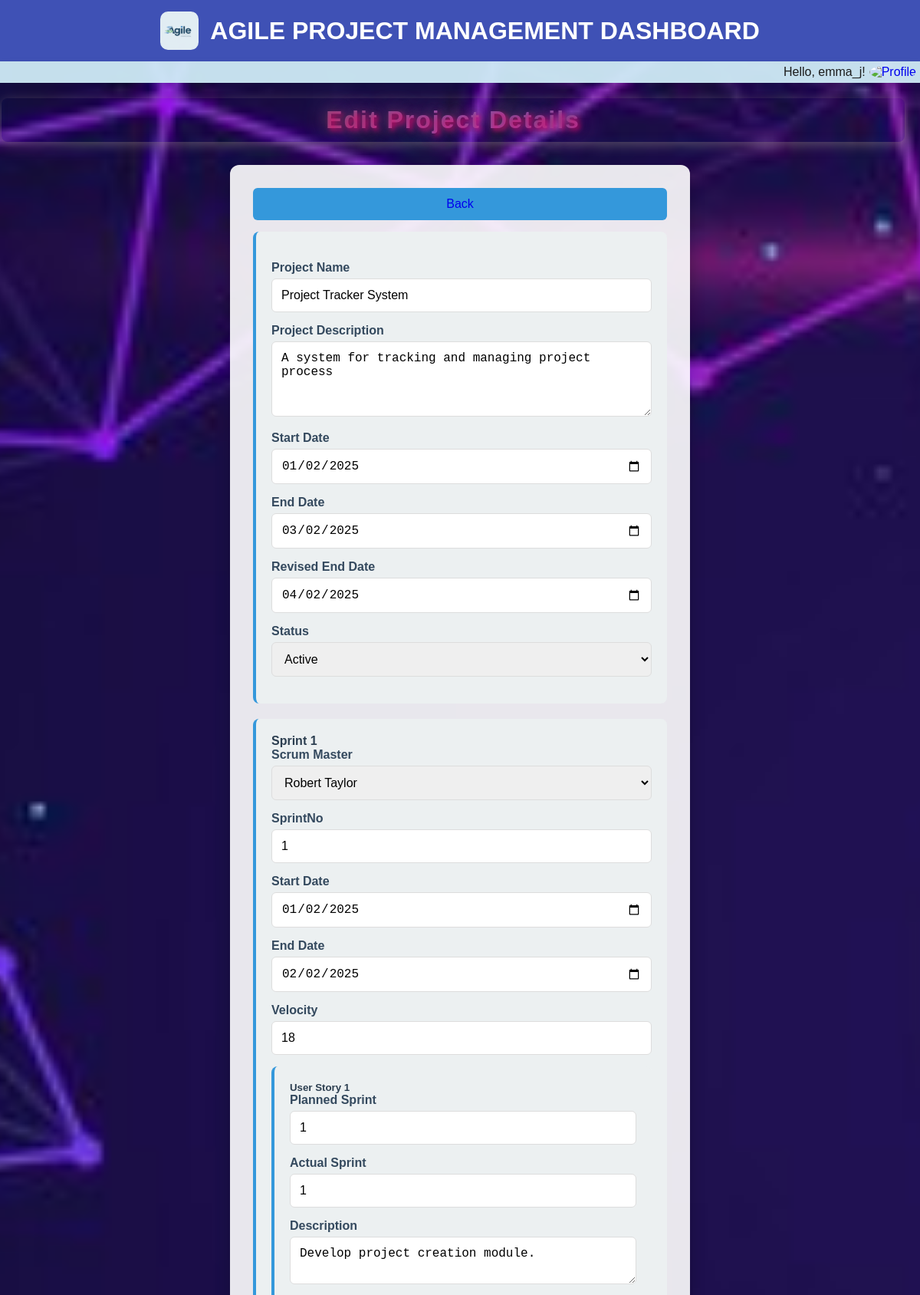
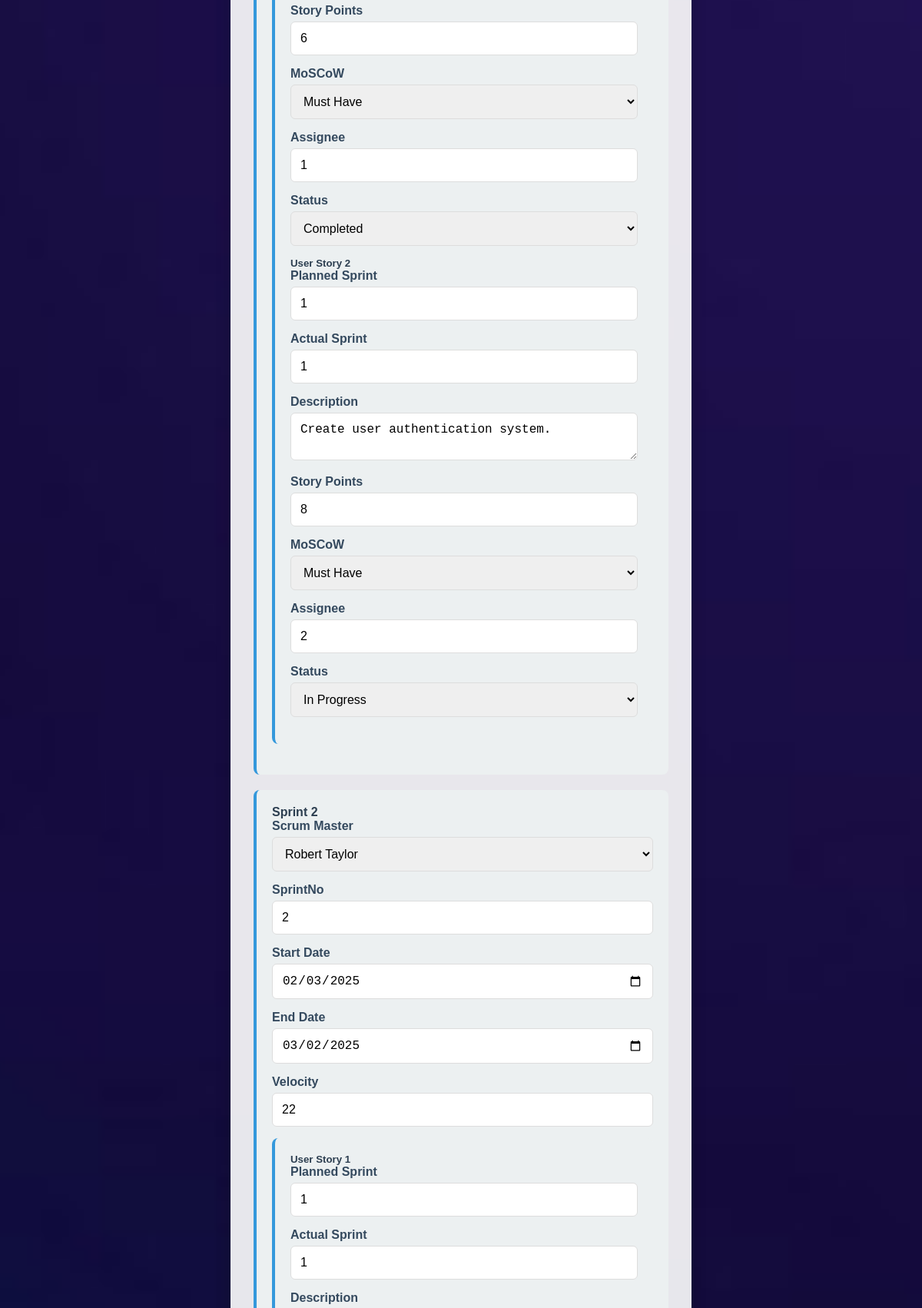
Screenshot of /editproject/1 (signed in, upper part) with the database file from the repository (2 pictures, top to bottom).
### models.py (models this page shows, shortened)
class ProjectDetails(db.Model):
    __tablename__ = 'ProjectDetails'
    ProjectId = db.Column(db.Integer, primary_key=True, autoincrement=True)
    ProductOwnerId = db.Column(db.Integer, db.ForeignKey('ProductOwner.ProductOwnerId'), nullable=False)
    ProjectName = db.Column(db.String(255), nullable=False)
    ProjectDescription = db.Column(db.Text)
    StartDate = db.Column(db.Date, nullable=False)
    EndDate = db.Column(db.Date, nullable=False)
    RevisedEndDate = db.Column(db.Date)
    Status = db.Column(db.String(100), default="Not Started")
    sprints = db.relationship('SprintCalendar', backref='project', lazy=True)
    user_stories = db.relationship('UserStories', backref='project', lazy=True)

class SprintCalendar(db.Model):
    __tablename__ = 'SprintCalendar'
    SprintId = db.Column(db.Integer, primary_key=True, autoincrement=True)
    ProjectId = db.Column(db.Integer, db.ForeignKey('ProjectDetails.ProjectId'), nullable=False)
    ScrumMasterID = db.Column(db.Integer, db.ForeignKey('ScrumMasters.ScrumMasterID'), nullable=True)
    SprintNo = db.Column(db.Integer, nullable=True)
    StartDate = db.Column(db.Date, nullable=False)
    EndDate = db.Column(db.Date, nullable=False)
    Velocity = db.Column(db.Integer, default=0)
    scrum_master = db.relationship('ScrumMasters', backref='sprints')
    user_stories = db.relationship('UserStories', backref='sprint', lazy=True)

class UserStories(db.Model):
    __tablename__ = 'UserStories'
    UserStoryID = db.Column(db.Integer, primary_key=True, autoincrement=True)
    ProjectId = db.Column(db.Integer, db.ForeignKey('ProjectDetails.ProjectId'), nullable=False)
    SprintId = db.Column(db.Integer, db.ForeignKey('SprintCalendar.SprintId'), nullable=True)
    PlannedSprint = db.Column(db.Integer, nullable=False)
    ActualSprint = db.Column(db.Integer, nullable=False)
    Description = db.Column(db.Text, nullable=False)
    StoryPoint = db.Column(db.Integer, nullable=False)
    MOSCOW = db.Column(db.String(50), nullable=False)
    Assignee = db.Column(db.String(255))
    Status = db.Column(db.String(100), default="Not Started")

### main.py (the view, shortened to what this page needs)
@app.route("/editproject/<int:project_id>", methods=["GET", "POST"])
def edit_project(project_id):
    if request.method == "GET":
        try:
            project = ProjectDetails.query.filter_by(ProjectId=project_id).first()
            scrum_masters = get_all_scrum_masters()
            print(scrum_masters)
            if not project:
                return jsonify({"error": "Project not found"}), 404
            project_data = {
                "ProjectId": project.ProjectId,
                "ProductOwnerId": project.ProductOwnerId,
                "ProjectName": project.ProjectName,
                "ProjectDescription": project.ProjectDescription,
                "StartDate": project.StartDate,
                "EndDate": project.EndDate,
                "RevisedEndDate": project.RevisedEndDate,
                'Status':project.Status,
                "sprints": [
                    {
                        "SprintId": sprint.SprintId,
                        "SprintNo": sprint.SprintNo,
                        "ScrumMasterID": sprint.ScrumMasterID,
                        "StartDate": sprint.StartDate,
                        "EndDate": sprint.EndDate,
                        "Velocity": sprint.Velocity,
                        "user_stories": [
                            {
                                "PlannedSprint": story.PlannedSprint,
                                "ActualSprint": story.ActualSprint,
                                "Description": story.Description,
                                "StoryPoint": story.StoryPoint,
                                "MOSCOW": story.MOSCOW,
                                "Assignee": story.Assignee,
                                "Status": story.Status,
                            }
                            for story in sprint.user_stories
                        ],
                    }
                    for sprint in project.sprints
                ],
            }
            print(session['role'],session['uid'])
            return render_template(
                "edit_project.html",
                project=project_data,
                scrum_masters=scrum_masters,
                user_name=session['username'],
                user_role=session['role'],
                user_id=session['uid']
            )
        except Exception as e:
            return jsonify({"error": str(e)}), 500
    return render_template(
        "edit_project.html", project=project, scrum_masters=scrum_masters
    )

### main.py (called while the page is built)
def get_all_scrum_masters():
    scrum_masters = ScrumMasters.query.all()  # Assuming ScrumMaster is your model
    return [{"id": sm.ScrumMasterID, "name": sm.Name} for sm in scrum_masters]

### templates/edit_project.html (shortened to what this page needs)
<!DOCTYPE html>
<html lang="en">
<head>
    <link rel="stylesheet" type="text/css" href="{{ url_for('static', filename='css/edit.css') }}">
</head>
<body>
        <div class="header">
            <img
                  src="{{ url_for('static',filename='images/logo3.jpg') }}"
                  alt="Logo"
                  class="profile-pic"
              />
          <h1>AGILE PROJECT MANAGEMENT DASHBOARD</h1>
        </div>
        <div class="top-bar">
          <div class="greeting">
            <span>Hello, {{ user_name }}!</span>
            <div class="dropdown">
              <a href="{{url_for('auth.login')}}"
                ><img
                  src="{{ url_for('static', filename=current_user.profile_picture) }}"
                  alt="Profile"
                  class="profile-pic"
              /></a>
            </div>
          </div>
        </div>
    <div id="form-container">
        <h1 id="edit">Edit Project Details</h1>
        <form method="POST">
            <button class="back-button"><a href="/projects/{{user_role}}/{{user_id}}">Back</a></button>
            <div class="sprint-section">
                <br/>
                <label for="project_name">Project Name</label>
                <input type="text" id="project_name" name="project_name" value="{{ project['ProjectName'] }}" required>
                <label for="project_description">Project Description</label>
                <textarea id="project_description" name="project_description" rows="4" required>{{ project['ProjectDescription'] }}</textarea>
                <label for="start_date">Start Date</label>
                <input type="date" id="start_date" name="start_date" value="{{ project['StartDate'] }}" required>
                <label for="end_date">End Date</label>
                <input type="date" id="end_date" name="end_date" value="{{ project['EndDate'] }}" required>
                <label for="revised_end_date">Revised End Date</label>
                <input type="date" id="revised_end_date" name="revised_end_date" value="{{ project['RevisedEndDate'] }}" >
                <label for="status">Status</label>
                <select id="status" name="status" required>
                    <option value="Active" {% if project['Status'] == 'Active' %}selected{% endif %}>Active</option>
                </select>
            </div>
            <div id="sprints-container">
                {% for sprint in project['sprints'] %}
                <div class="sprint-section" id="sprint-{{ loop.index }}">
                    <h4>Sprint {{ loop.index }}</h4>
                    <label for="scrum-master-{{ loop.index }}">Scrum Master</label>
                    <select id="scrum-master-{{ loop.index }}" name="scrum_master_id_{{ loop.index }}" required>
                        {% for scrum_master in scrum_masters %}
                            <option value="{{ scrum_master.id }}"
                                    {% if scrum_master.id == sprint['ScrumMasterID'] %} selected {% endif %}>
                                {{ scrum_master.name }}
                            </option>
                        {% endfor %}
                    </select>
                    <label for="sprintNo-{{ loop.index }}">SprintNo</label>
                    <input type="number" id="sprintNo-{{ loop.index }}" name="sprintNo_{{ loop.index }}" value="{{ sprint['SprintNo'] }}" required>
                    <label for="sprint-start-date-{{ loop.index }}">Start Date</label>
                    <input type="date" id="sprint-start-date-{{ loop.index }}" name="sprint_start_date_{{ loop.index }}" value="{{ sprint['StartDate'] }}" required>
                    <label for="sprint-end-date-{{ loop.index }}">End Date</label>
                    <input type="date" id="sprint-end-date-{{ loop.index }}" name="sprint_end_date_{{ loop.index }}" value="{{ sprint['EndDate'] }}" required>
                    <label for="sprint-velocity-{{ loop.index }}">Velocity</label>
                    <input type="number" id="sprint-velocity-{{ loop.index }}" name="sprint_velocity_{{ loop.index }}" value="{{ sprint['Velocity'] }}" required>
                    <div class="user-story-section">
                        {% for user_story in sprint['user_stories'] %}
                        <h5>User Story {{ loop.index }}</h5>
                        <label for="planned-sprint-{{ loop.index }}-{{ loop.index0 }}">Planned Sprint</label>
                        <input type="number" id="planned-sprint-{{ loop.index }}-{{ loop.index0 }}" name="planned_sprint_{{ loop.index }}_{{ loop.index0 }}" value="{{ user_story['PlannedSprint'] }}" required>
                        <label for="actual-sprint-{{ loop.index }}-{{ loop.index0 }}">Actual Sprint</label>
                        <input type="number" id="actual-sprint-{{ loop.index }}-{{ loop.index0 }}" name="actual_sprint_{{ loop.index }}_{{ loop.index0 }}" value="{{ user_story['ActualSprint'] }}" required>
                        <label for="story-desc-{{ loop.index }}-{{ loop.index0 }}">Description</label>
                        <textarea id="story-desc-{{ loop.index }}-{{ loop.index0 }}" name="story_desc_{{ loop.index }}_{{ loop.index0 }}" required>{{ user_story['Description'] }}</textarea>
                        <label for="story-points-{{ loop.index }}-{{ loop.index0 }}">Story Points</label>
                        <input type="number" id="story-points-{{ loop.index }}-{{ loop.index0 }}" name="story_points_{{ loop.index }}_{{ loop.index0 }}" value="{{ user_story['StoryPoint'] }}" required>
                        <label for="moscow-{{ loop.index }}-{{ loop.index0 }}">MoSCoW</label>
                        <select id="moscow-{{ loop.index }}-{{ loop.index0 }}" name="moscow_{{ loop.index }}_{{ loop.index0 }}" required>
                            <option value="Must Have" {% if user_story['MOSCOW'] == 'Must Have' %}selected{% endif %}>Must Have</option>
                        </select>
                        <label for="assignee-{{ loop.index }}-{{ loop.index0 }}">Assignee</label>
                        <input type="text" id="assignee-{{ loop.index }}-{{ loop.index0 }}" name="assignee_{{ loop.index }}_{{ loop.index0 }}" value="{{ user_story['Assignee'] }}" required>
                        <label for="status-{{ loop.index }}-{{ loop.index0 }}">Status</label>
                        <select id="status-{{ loop.index }}-{{ loop.index0 }}" name="status_{{ loop.index }}_{{ loop.index0 }}" required>
                            <option value="In Progress" {% if user_story['Status'] == 'In Progress' %}selected{% endif %}>In Progress</option>
                            <option value="Completed" {% if user_story['Status'] == 'Completed' %}selected{% endif %}>Completed</option>
                        </select>
                        {% endfor %}
                    </div>
                </div>
                {% endfor %}
            </div>
        </form>
    </div>
</body>
</html>

### static/css/edit.css (style rules this page uses)
* { margin: 0; padding: 0; box-sizing: border-box; transition: all 0.3s ease; }
body { font-family: 'Roboto Slab', sans-serif; margin: 0; padding: 0; background: url('../images/background.jpg') no-repeat center center fixed; background-size: cover; color: #fff; min-height: 100vh; display: flex; flex-direction: column; }
.header { display: flex; align-items: center; justify-content: center; background-color: #3f51b5; color: white; padding: 15px; text-align: center; box-shadow: 0 2px 5px rgba(0, 0, 0, 0.1); }
.header img { height: 50px; margin-right: 15px; border-radius: 10px; }
.header h1 { font-size: 2rem; font-weight: 600; margin: 0; text-shadow: none; }
.top-bar { display: flex; justify-content: space-between; align-items: center; padding: 5px; background-color: #d1edf8f0; box-shadow: 0 5px 15px rgba(0, 0, 0, 0.05); }
#edit { font-size: 2rem; margin: 20px; margin-left: 2px; text-align: center; background: linear-gradient(90deg, #973008, #9b59b6, #5a3f96); background-clip: text; -webkit-background-clip: text; color: transparent; font-family: 'Poppins', sans-serif; font-weight: 800; letter-spacing: 2px; text-shadow: 3px 3px 6px rgba(255, 0, 111, 0.7), 0 0 15px rgba(89, 57, 76, 0.9), 0 0 30px rgba(155, 89, 182, 1.2); padding: 10px; border-radius: 8px; box-shadow: 0 4px 15px rgba(148, 136, 136, 0.5), inset 0 -5px 10px rgba(27, 51, 144, 0.1); }
.greeting { display: flex; align-items: center; gap: 5px; margin-left: auto; }
.greeting span { font-size: 1rem; color: #1c1c1c; }
.greeting img { width: 40px; height: 40px; border-radius: 50%; cursor: pointer; }
.dropdown { position: relative; }
form { background-color: rgba(255, 255, 255, 0.9); padding: 30px; border-radius: 12px; max-width: 600px; width: 100%; box-shadow: 0 8px 20px rgba(0, 0, 0, 0.2); color: #333; margin: 30px auto; }
label { font-size: 1rem; font-weight: bold; margin-bottom: 5px; display: block; color: #34495e; }
input, textarea, select, button { width: 100%; margin-bottom: 15px; padding: 12px; font-size: 16px; border: 1px solid #ddd; border-radius: 6px; box-sizing: border-box; transition: all 0.3s ease; }
button { background-color: #3498db; color: white; border: none; cursor: pointer; }
.sprint-section, .user-story-section { background-color: #ecf0f1; padding: 20px; margin-bottom: 20px; border-radius: 8px; border-left: 4px solid #3498db; color: #2c3e50; }
h1 { font-size: 2rem; margin-bottom: 20px; text-shadow: 2px 2px 4px rgba(0, 0, 0, 0.7); text-align: center; }
a { text-decoration: none; }

### rows the page displays
ProjectDetails: project_name "Project Tracker System", project_description "A system for tracking and managing project process", start_date "01/02/2025", end_date "03/02/2025", revised_end_date "04/02/2025", status "Active"
SprintCalendar: StartDate "01/02/2025", EndDate "02/02/2025"
UserStories: Description "Develop project creation module.", StoryPoint "6", MOSCOW "Must Have", Status "Completed"
UserStories: Description "Create user authentication system.", StoryPoint "8", MOSCOW "Must Have", Status "In Progress"
SprintCalendar: StartDate "02/03/2025", EndDate "03/02/2025"

### other values shown
{{ user_name }} "emma_j"
form field value "Robert Taylor"
